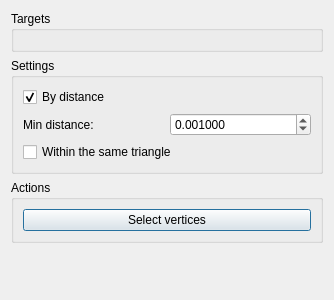
<?xml version="1.0" encoding="UTF-8"?>
<ui version="4.0">
 <class>noraSelectByVertexInfoWidget</class>
 <widget class="QDialog" name="noraSelectByVertexInfoWidget">
  <property name="geometry">
   <rect>
    <x>0</x>
    <y>0</y>
    <width>334</width>
    <height>300</height>
   </rect>
  </property>
  <property name="windowTitle">
   <string>Dialog</string>
  </property>
  <layout class="QVBoxLayout" name="verticalLayout_2">
   <item>
    <widget class="QGroupBox" name="groupBox">
     <property name="title">
      <string>Targets</string>
     </property>
     <layout class="QHBoxLayout" name="horizontalLayout_4">
      <item>
       <layout class="QHBoxLayout" name="meshDagPathSelectedLayout"/>
      </item>
     </layout>
    </widget>
   </item>
   <item>
    <widget class="QGroupBox" name="groupBox_2">
     <property name="title">
      <string>Settings</string>
     </property>
     <layout class="QVBoxLayout" name="verticalLayout">
      <item>
       <layout class="QHBoxLayout" name="horizontalLayout_3">
        <item>
         <widget class="QCheckBox" name="byDistanceCheckBox">
          <property name="text">
           <string>By distance</string>
          </property>
          <property name="checked">
           <bool>true</bool>
          </property>
         </widget>
        </item>
       </layout>
      </item>
      <item>
       <layout class="QHBoxLayout" name="horizontalLayout">
        <item>
         <widget class="QLabel" name="label">
          <property name="text">
           <string>Min distance:</string>
          </property>
         </widget>
        </item>
        <item>
         <widget class="QDoubleSpinBox" name="minDistanceSpinBox">
          <property name="decimals">
           <number>6</number>
          </property>
          <property name="value">
           <double>0.001000000000000</double>
          </property>
         </widget>
        </item>
       </layout>
      </item>
      <item>
       <layout class="QHBoxLayout" name="horizontalLayout_2">
        <item>
         <widget class="QCheckBox" name="sameTriangleCheckBox">
          <property name="text">
           <string>Within the same triangle</string>
          </property>
         </widget>
        </item>
       </layout>
      </item>
     </layout>
    </widget>
   </item>
   <item>
    <widget class="QGroupBox" name="groupBox_3">
     <property name="title">
      <string>Actions</string>
     </property>
     <layout class="QVBoxLayout" name="verticalLayout_3">
      <item>
       <layout class="QHBoxLayout" name="horizontalLayout_5">
        <item>
         <widget class="QPushButton" name="selectVertButton">
          <property name="text">
           <string>Select vertices</string>
          </property>
         </widget>
        </item>
       </layout>
      </item>
     </layout>
    </widget>
   </item>
   <item>
    <spacer name="verticalSpacer">
     <property name="orientation">
      <enum>Qt::Vertical</enum>
     </property>
     <property name="sizeHint" stdset="0">
      <size>
       <width>20</width>
       <height>153</height>
      </size>
     </property>
    </spacer>
   </item>
  </layout>
 </widget>
 <resources/>
 <connections/>
</ui>
